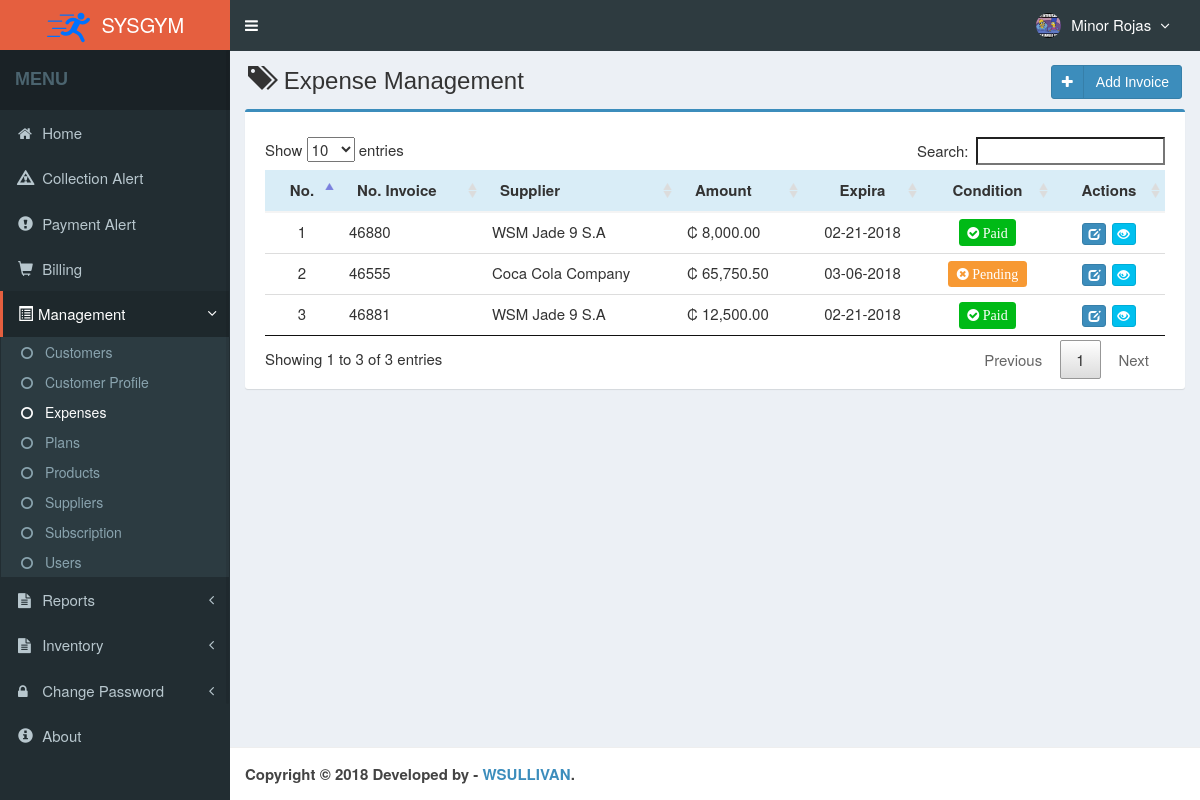
The app's page /main.php?module=billToPay (signed in) with its own data.
### tables this page shows
CREATE TABLE `usuario` (
  `IDUsuario` int(11) NOT NULL,
  `NombreUsuario` varchar(30) NOT NULL,
  `Contrasenia` varchar(60) NOT NULL,
  `Cedula` varchar(15) NOT NULL,
  `NombreCompleto` varchar(50) NOT NULL,
  `Correo` varchar(50) NOT NULL,
  `Telefono` varchar(20) NOT NULL,
  `Direccion` text NOT NULL,
  `Foto` varchar(100) DEFAULT NULL,
  `Role` varchar(15) NOT NULL,
  `Estado` enum('Enabled','Disabled') NOT NULL DEFAULT 'Enabled',
  `created_at` timestamp NOT NULL DEFAULT CURRENT_TIMESTAMP,
  `updated_at` timestamp NOT NULL DEFAULT CURRENT_TIMESTAMP ON UPDATE CURRENT_TIMESTAMP
);

CREATE TABLE `cuentaGastos` (
  `IDCuentaGastos` int(11) NOT NULL,
  `IDProveedor` int(11) NOT NULL,
  `NumeroFactura` varchar(20) NOT NULL,
  `Monto` decimal(8,1) NOT NULL,
  `FechaFactura` date NOT NULL,
  `FechaVencimiento` date NOT NULL,
  `EstadoFactura` varchar(10) NOT NULL,
  `Estado` enum('Enabled','Disabled') NOT NULL DEFAULT 'Enabled',
  `created_user` int(11) NOT NULL,
  `created_at` timestamp NOT NULL DEFAULT CURRENT_TIMESTAMP,
  `updated_user` int(11) NOT NULL,
  `updated_at` timestamp NOT NULL DEFAULT CURRENT_TIMESTAMP ON UPDATE CURRENT_TIMESTAMP
);

CREATE TABLE `proveedor` (
  `IDProveedor` int(11) NOT NULL,
  `CedulaJuridica` varchar(20) NOT NULL,
  `NombreProveedor` varchar(50) NOT NULL,
  `Correo` varchar(50) NOT NULL,
  `Direccion` varchar(200) NOT NULL,
  `Telefono1` varchar(20) DEFAULT NULL,
  `Telefono2` varchar(20) DEFAULT NULL,
  `Representante` varchar(50) DEFAULT NULL,
  `Estado` enum('Enabled','Disabled') NOT NULL DEFAULT 'Enabled',
  `created_user` int(11) NOT NULL,
  `created_at` timestamp NOT NULL DEFAULT CURRENT_TIMESTAMP,
  `updated_user` int(11) NOT NULL,
  `updated_at` timestamp NOT NULL DEFAULT CURRENT_TIMESTAMP ON UPDATE CURRENT_TIMESTAMP
);

### Module/billToPay/view.php (the view, shortened to what this page needs)
<section class="content-header">
  <h1>
    <i class="glyphicon glyphicon-tags icon-title"></i> Expense Management
    <a class="btn btn-primary btn-social pull-right" href="?module=form_billToPay&form=add" title="Agregar" data-toggle="tooltip">
      <i class="fa fa-plus"></i> Add Invoice
    </a>
  </h1>
</section>
<?php
  if ($_SESSION['Role']=='Admin') { ?>
    <section class="content">
      <div class="row">
        <div class="col-md-12">
          <div class="box box-primary">
            <div class="box-body">
            <div class="table-responsive">
              <table id="dataTables1" class="table row-border table-hover">
                <thead>
                  <tr class="info">
                    <th class="center">No.</th>
                    <th>No. Invoice</th>
                    <th>Supplier</th>
                    <th>Amount</th>
                    <th class="center">Expira</th>
                    <th class="center">Condition</th>
                    <th class="center">Actions</th>
                  </tr>
                </thead>
                <tbody>
                <?php
                $no = 1;
                $query = mysqli_query($mysqli, "SELECT cuentaGastos.IDCuentaGastos,cuentaGastos.NumeroFactura,cuentaGastos.IDProveedor,cuentaGastos.Monto,cuentaGastos.FechaVencimiento,cuentaGastos.EstadoFactura,proveedor.IDProveedor,proveedor.NombreProveedor FROM cuentaGastos,proveedor WHERE cuentaGastos.IDProveedor=proveedor.IDProveedor ORDER BY IDCuentaGastos ASC")
                  or die('error: '.mysqli_error($mysqli));
                while ($data = mysqli_fetch_assoc($query)) {
                  $amount_aux = $data['Monto'];
                  $amount_aux = number_format($amount_aux,2);
                  $date = date_create($data['FechaVencimiento']);
                  $date_aux = date_format($date,'m-d-Y');
                  if ($data['EstadoFactura'] == "Paid") {
                    $invoice_status_aux = "Paid";
                  }
                  else{
                    $invoice_status_aux = "Pending";
                  }
                  echo "<tr style='width: auto;'>
                          <td class='center'>$no</td>
                          <td>$data[NumeroFactura]</td>
                          <td>$data[NombreProveedor]</td>
                          <td>₡ $amount_aux</td>
                          <td class='center'>$date_aux</td> ";
                          if($data['EstadoFactura'] == "Paid"){?>
                            <td class="center"><span class="label" style="font-size: 14px;font-weight: bold;background-color: #00BA16;"><i class='icon fa fa-check-circle'> <?php echo $invoice_status_aux; ?></i></span></td>
                            <?php
                            }else{ ?>
                              <td class="center"><span class="label" style="font-size: 14px;font-weight: bold;background-color: #F79933;"><i class='icon fa fa-times-circle'> <?php echo $invoice_status_aux; ?></i></span></td>
                           <?php }
                            ?>
                          <td class="center">
                            <div>
                            <?php
                            $option_aux = "View";
                            echo "<a data-toggle='tooltip' data-placement='top' title='Modify' style='margin-right:1px' class='btn btn-primary btn-xs' href='?module=form_billToPay&form=edit&id=$data[IDCuentaGastos]'>
                                    <i style='color:#fff' class='glyphicon glyphicon-edit'></i>
                                </a>
                                <a data-toggle='tooltip' data-placement='top' title='Detail'  class='btn btn-info btn-xs' href='?module=detailExpsense&detail&id=$data[IDCuentaGastos]&option=$option_aux'>
                                    <i style='color:#fff' class='glyphicon glyphicon-eye-open'></i>
                                </a>
                            </div>
                          </td>
                        </tr>";
                  $no++; } ?>
                </tbody>
              </table>
              </div>
            </div>
          </div>
        </div>
      </div>
    </section>
    <?php
    }
    ?>

### top-menu.php (shortened to what this page needs)
<?php
require_once "Config/database.php";
  $query = mysqli_query($mysqli, "SELECT IDUsuario, NombreUsuario, Foto, Role,NombreCompleto FROM usuario
  WHERE IDUsuario='$_SESSION[IDUsuario]'");
  $data = mysqli_fetch_assoc($query);
?>
<li class="dropdown user user-menu">
  <a href="#" class="dropdown-toggle" data-toggle="dropdown">
  <?php
  if ($data['Foto']=="") { ?>
    <img src="Content/images/user/user-default.png" class="user-image" alt="User Image"/>
  <?php
  }
  else { ?>
    <img src="Content/images/user/<?php echo $data['Foto']; ?>" class="user-image" alt="User Image"/>
  <?php
  }
  ?>
    <span class="hidden-xs"><?php echo $data['NombreCompleto']; ?> <i style="margin-left:5px" class="fa fa-angle-down"></i></span>
  </a>
</li>

### Content/assets/css/style.css (style rules this page uses)
.btn-social *:first-child { border-right: 1px solid rgba(0, 0, 0, 0.1); bottom: 0; font-size: 1em !important; left: 0; line-height: 32px !important; position: absolute; text-align: center; top: 0; width: 32px !important; }
.content-header { padding: 15px 18px 0; position: relative; }
.center { text-align:center; }
.icon-title { margin-right: 5px; }
body { background-color: #fff; color: #333; font-size: 15px; line-height: 1.42857; }

### records on screen
usuario: Foto (picture), NombreCompleto "Minor Rojas"
cuentagastos: NumeroFactura "46880", IDProveedor.NombreProveedor "WSM Jade 9 S.A", Monto "8,000.00", FechaVencimiento "02-21-2018", EstadoFactura "Paid"
cuentagastos: NumeroFactura "46555", IDProveedor.NombreProveedor "Coca Cola Company", Monto "65,750.50", FechaVencimiento "03-06-2018", EstadoFactura "Pending"
cuentagastos: NumeroFactura "46881", IDProveedor.NombreProveedor "WSM Jade 9 S.A", Monto "12,500.00", FechaVencimiento "02-21-2018", EstadoFactura "Paid"
